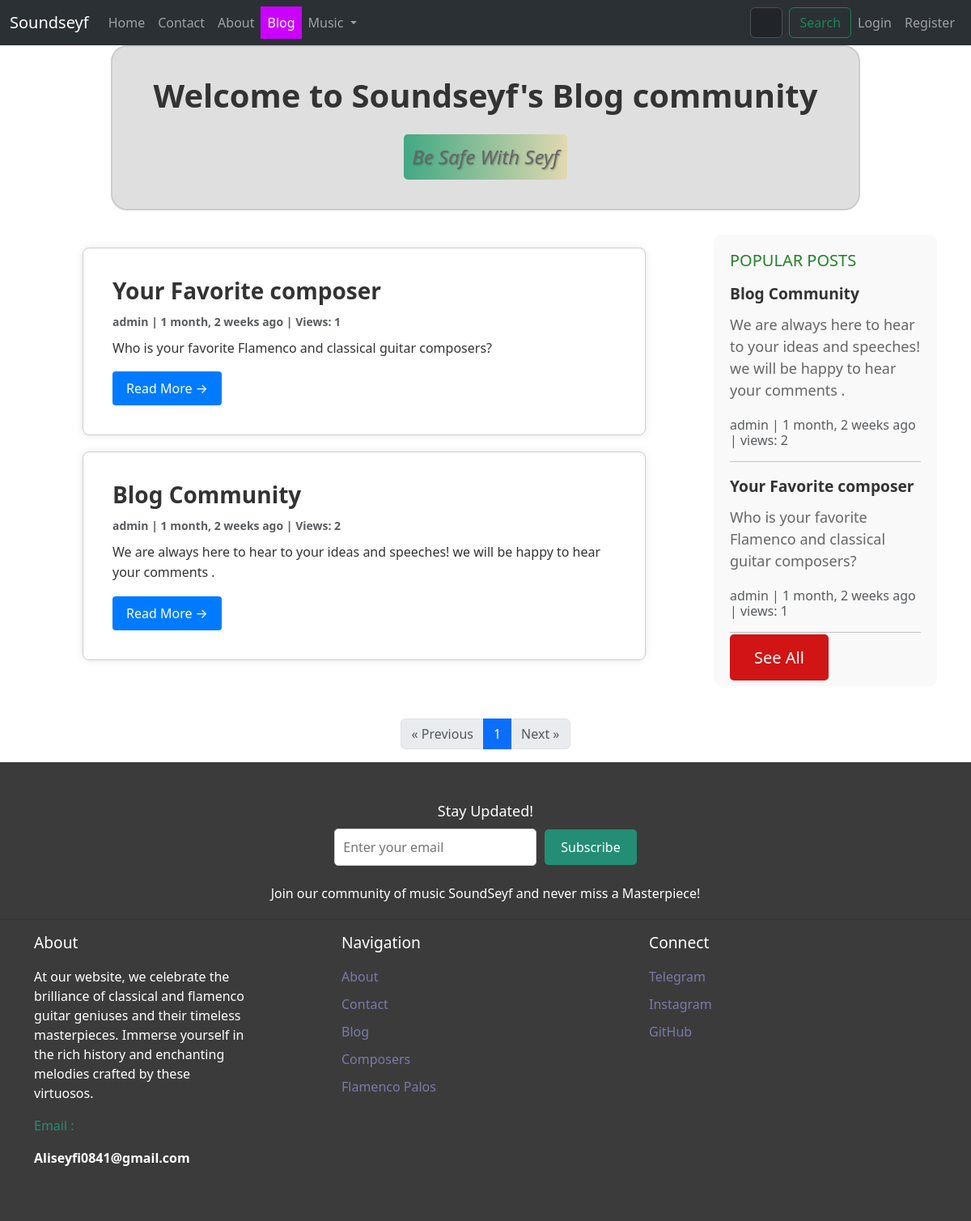
Screenshot of /blog/ with the database file from the repository.
### blog/models.py (models this page shows, shortened)
class Post(models.Model):
    title = models.CharField(max_length=255,unique=True)
    slug = models.SlugField(max_length=255,unique=True)
    author = models.ForeignKey(User,on_delete=models.CASCADE,null=True)
    content = models.TextField(null=True,blank=True)
    created_on = models.DateTimeField(auto_now_add=True)
    updated_on = models.DateTimeField(auto_now=True)
    published_on = models.DateTimeField(null=True)
    status = models.CharField(max_length=255,choices=STATUS_CHOICES)
    counted_views = models.IntegerField(default=0)
    login_required = models.BooleanField(default=False)
    class Meta:
        ordering = ['-created_on']

### blog/views.py (the view)
# urls.py: path('',views.PostList.as_view(),name="blog-home"),
class PostList(generic.ListView):
    now = timezone.now()
    queryset = Post.objects.filter(status='p' , published_on__lte=now).order_by('-created_on')
    context_object_name = 'post_list'
    paginate_by = 3
    template_name = "blog/blog-home.html"

### blog/templatetags/blog-tags.py (called while the page is built)
@register.inclusion_tag('blog/sidebar.html')
def popularpost():
    popularposts = Post.objects.all().order_by('-counted_views')[:3]
    return  {"popularposts":popularposts}

### templates/blog/blog-home.html (shortened to what this page needs)
{% load humanize %}
{% load blog-tags %}
<!DOCTYPE html>
<html lang="en">
<head>
    <link href="https://cdn.jsdelivr.net/npm/bootstrap@5.3.3/dist/css/bootstrap.min.css" rel="stylesheet"
>
<body data-bs-theme="light">
    <nav class="navbar navbar-expand-lg bg-body-tertiary" data-bs-theme="dark">
        <div class="container-fluid">
            <a class="navbar-brand" href="{% url 'website:index' %}">Soundseyf</a>
            <div class="collapse navbar-collapse" id="navbarSupportedContent">
                <ul class="navbar-nav me-auto mb-2 mb-lg-0">
                    <li class="nav-item">
                        <a class="nav-link {% if request.path == '/' %}active{% endif %}" aria-current="page"
                            href="{% url 'website:index' %}">Home</a>
                    </li>
                    <li class="nav-item">
                        <a class="nav-link {% if '/contact/' in request.path %}active{% endif %}"
                            href="{% url 'website:contact' %}">Contact</a>
                    </li>
                    <li class="nav-item">
                        <a class="nav-link {% if '/about/' in request.path %}active{% endif %}"
                            href="{% url 'website:about' %}">About</a>
                    </li>
                    <li class="nav-item">
                        <a class="nav-link {% if '/blog/' in request.path %}active{% endif %}"
                            href="{% url 'blog:blog-home' %}">Blog</a>
                    </li>
                    <li class="nav-item dropdown">
                        <a class="nav-link dropdown-toggle dropdown-toggle-arrow {% if '/music/' in request.path %}active{% endif %}"
                            href="#" role="button" data-bs-toggle="dropdown" aria-expanded="false">
                            Music
                        </a>
                    </li>
                </ul>
                <form style="padding-left: 45%;" method="get" class="d-flex me-auto" role="search"
                    action="{% url 'music:search' %}">
                    <input class="form-control me-2" name="s" type="search" placeholder="Search Composer fullname"
                        aria-label="Search" list="composer-list">
                    <button class="btn btn-outline-success" type="submit">Search</button>
                </form>
                <ul class="navbar-nav ms-auto">
                    {% if request.user.is_authenticated %}
                    <li class="nav-item dropdown">
                        <a class="nav-link dropdown-toggle" href="#" id="userDropdown" role="button"
                            data-bs-toggle="dropdown" aria-expanded="false">
                            {{ request.user.username }}
                        </a>
                        <ul class="dropdown-menu dropdown-menu-end" aria-labelledby="userDropdown">
                            <li><a class="dropdown-item" href="{% url 'music:Likes' %}">Favorites</a></li>
                            <li>
                                <hr class="dropdown-divider">
                            </li>
                            <li><a class="dropdown-item" href="{% url 'accounts:logout' %}">Logout</a></li>
                        </ul>
                    </li>
                    {% else %}
                    <li class="nav-item">
                        <a class="nav-link btn btn-primary" href="{% url 'accounts:login' %}">Login</a>
                    </li>
                    <li class="nav-item">
                        <a class="nav-link btn btn-success" href="{% url 'accounts:register' %}">Register</a>
                    </li>
                    {% endif %}
                </ul>
            </div>
        </div>
    </nav>
    <header class="masthead">
        <div class="container">
            <div class="row">
                <div class="col-md-8 col-md-10 mx-auto">
                    <div class="site-heading">
                        <div class="title-box">
                            <h3 class="welcome-title my-4 mt-3">Welcome to Soundseyf's Blog community</h3>
                            <p class="safety-message">Be Safe With Seyf</p>
                        </div>
                    </div>
                </div>
            </div>
        </div>
    </header>
    <div class="container post-container">
        <div class="row">
            <div class="col-md-8 mt-3">
                {% for post in post_list %}
                <div class="card post-card">
                    <div class="card-body">
                        <h2 class="card-title post-title">{{ post.title }}</h2>
                        <p class="card-text text-muted post-meta" style="font-weight: bold;">{{ post.author }} | {{ post.created_on|naturaltime }}
                            | Views: {{ post.counted_views }}</p>
                        <p class="card-text post-content">{{ post.content|truncatewords_html:50 }}</p>
                        <a href="{% url 'blog:blog-single' post.slug %}" class="btn read-more-btn">Read More &rarr;</a>
                    </div>
                </div>
                {% endfor %}
            </div>
        {% popularpost %}
        </div>
    </div>
    <div class="pagination-container">
        <nav aria-label="Page navigation">
            <ul class="pagination">
                {% if page_obj.has_previous %}
                <li class="page-item"><a href="?page={{ page_obj.previous_page_number }}" class="page-link">&laquo;
                        Previous</a></li>
                {% else %}
                <li class="page-item disabled pagination-disabled"><span class="page-link">&laquo; Previous</span></li>
                {% endif %}
                {% for num in paginator.page_range %}
                {% if num == page_obj.number %}
                <li class="page-item active pagination-current"><span class="page-link">{{ num }}</span></li>
                {% else %}
                <li class="page-item"><a href="?page={{ num }}" class="page-link pagination-link">{{ num }}</a></li>
                {% endif %}
                {% endfor %}
                {% if page_obj.has_next %}
                <li class="page-item"><a href="?page={{ page_obj.next_page_number }}" class="page-link">Next &raquo;</a>
                </li>
                {% else %}
                <li class="page-item disabled pagination-disabled"><span class="page-link">Next &raquo;</span></li>
                {% endif %}
            </ul>
        </nav>
    </div>
    <footer class="footer">
        <div class="container">
            <div class="footer-subscribe">
                <h3 style="color: #fff;">Stay Updated!</h3>
                <form action="{% url 'website:subscribe' %}" method="post">
                    <input type="email" name="email" placeholder="Enter your email" required>
                    <button type="submit">Subscribe</button>
                </form>
                <p style="padding-top: 2%;">Join our community of music SoundSeyf and never miss a Masterpiece!</p>
            </div>
        </div>
        <hr>
        <div class="container">
            <div class="row">
                <div class="col-md-4">
                    <h5>About</h5>
                    <p style="padding-top: 3%; padding-right:25%">At our website, we celebrate the brilliance of
                        classical and flamenco guitar geniuses and their timeless masterpieces. Immerse yourself in the
                        rich history and enchanting melodies crafted by these virtuosos.</p>
                    <p style="color: #248d76;">Email :
                    <p style="font-weight: bold;">Aliseyfi0841@gmail.com</p>
                    </p>
                </div>
                <div class="col-md-4">
                    <h5>Navigation</h5>
                    <ul class="list-unstyled" style="padding-top: 3%;">
                        <li><a href="{% url 'website:about' %}">About</a></li>
                        <li><a href="{% url 'website:contact' %}">Contact</a></li>
                        <li><a href="{% url 'blog:blog-home' %}">Blog</a></li>
                        <li><a href="{% url 'music:composers' %}">Composers</a></li>
                        <li><a href="{% url 'music:palos' %}">Flamenco Palos</a></li>
                    </ul>
                </div>
                <div class="col-md-4">
                    <h5>Connect</h5>
                    <ul class="list-unstyled" style="padding-top: 3%;">
                        <li><a href="#">Telegram</a></li>
                        <li><a href="https://www.instagram.com/pv.aliseyfi">Instagram</a></li>
                        <li><a href="https://github.com/aisdisappeared">GitHub</a></li>
                    </ul>
                </div>
            </div>
        </div>
    </footer>
</body>
</html>

### templates/blog/sidebar.html (shortened to what this page needs)
{% load static %}
{% load humanize %}
<!DOCTYPE html>
<html lang="en">
<head>
</head>
<body>
    <div class="sidebar">
        <div class="sidebar-widget">
            <h4>POPULAR POSTS</h4>
            <ul class="popular-posts-list">
                {% for post in popularposts %}
                <li style="font-weight: bolder;"><a href="{% url 'blog:blog-single' post.slug %}">{{ post.title }}</a>
                </li>
                <div class="blog-snippet">{{ post.content|truncatewords:20 }}</div>
                <p class="card-text text-muted h6">{{ post.author }} | {{post.created_on|naturaltime }} | views:
                    {{post.counted_views}}</p>
                <hr>
                {% endfor %}
            </ul>
            <a href="{% url 'blog:blog-home' %}" class="see-all-button">See All</a>
        </div>
    </div>
</body>
</html>

### templates/blog/blog-home.html (style rules this page uses)
.navbar-nav .nav-link.active { color: rgb(255, 255, 255); background-color: rgb(204, 0, 255); }
.title-box { background-color: #dfdfdf; border: 2px solid #ccc; border-radius: 20px; padding: 20px; margin-bottom: 30px; text-align: center; }
.welcome-title { font-size: 2.5rem; color: #333; font-weight: bold; margin-bottom: 10px; }
.safety-message { font-size: 1.5rem; color: #666; font-style: italic; text-shadow: 1px 1px 2px rgba(0, 0, 0, 0.3); padding: 10px; border-radius: 5px; background: linear-gradient(to right, #40a984, #e1d8b0); display: inline-block; }
.post-container { padding-left: 6%; }
.post-card { background-color: #fff; border: 1px solid #ccc; border-radius: 8px; padding: 20px; margin-bottom: 20px; box-shadow: 0 0 10px rgba(0, 0, 0, 0.1); }
.post-title { font-size: 28px; font-weight: bold; color: #333; margin-bottom: 10px; }
.post-meta { color: #666; font-size: 14px; margin-bottom: 10px; }
.post-content { color: #333; font-size: 16px; line-height: 1.6; }
.read-more-btn { background-color: #007bff; color: #fff; padding: 8px 16px; border-radius: 4px; text-decoration: none; transition: background-color 0.3s; }
.footer { background-color: #3b3b3b; padding: 50px 0; margin-top: 10px; }
.footer h5 { color: #ffffff; font-size: larger; }
.footer p { color: #ffffff; }
.footer ul { padding: 0; list-style: none; }
.footer ul li { margin-bottom: 10px; }
.footer ul li a { color: #797ba9; text-decoration: none; }
.footer-subscribe { text-align: center; margin-bottom: 20px; }
.footer-subscribe h3 { font-size: 18px; margin-bottom: 10px; }
.footer-subscribe form { display: flex; justify-content: center; align-items: center; }
.footer-subscribe input[type="email"] { width: 250px; padding: 10px; border: 1px solid #ccc; border-radius: 5px; margin-right: 10px; }
.footer-subscribe button { padding: 10px 20px; background-color: #248d76; color: #fff; border: none; border-radius: 5px; cursor: pointer; }
.pagination { display: flex; justify-content: center; margin-top: 20px; }
.pagination .active { background-color: #007bff; color: #fff; border-color: #007bff; }

### templates/blog/sidebar.html (style rules this page uses)
.sidebar { width: 300px; margin-left: auto; }
.sidebar-widget { background-color: #f9f9f9; padding: 20px; border-radius: 10px; margin-bottom: 20px; }
.sidebar-widget h4 { color: #218129; font-size: 20px; margin-bottom: 15px; }
.popular-posts-list { list-style: none; padding: 0; }
.popular-posts-list li { margin-bottom: 10px; font-size: larger; }
.popular-posts-list a { color: #333; text-decoration: none; }
.see-all-button { padding: 15px 30px; background-color: #d11414; color: #fff; border: none; border-radius: 5px; cursor: pointer; transition: background-color 0.3s ease; text-decoration: none; font-size: 20px; }
.blog-snippet { font-size: 18px; color: #666; margin-bottom: 20px; }

### rows the page displays
Post: title "Your Favorite composer", author "admin", created_on "1 month, 2 weeks ago", counted_views "1", content "Who is your favorite Flamenco and classical guitar composers?"
Post: title "Blog Community", author "admin", created_on "1 month, 2 weeks ago", counted_views "2", content "We are always here to hear to your ideas and speeches! we will be happy to hear your comments ."

### other values shown
{{ num }} "1"
